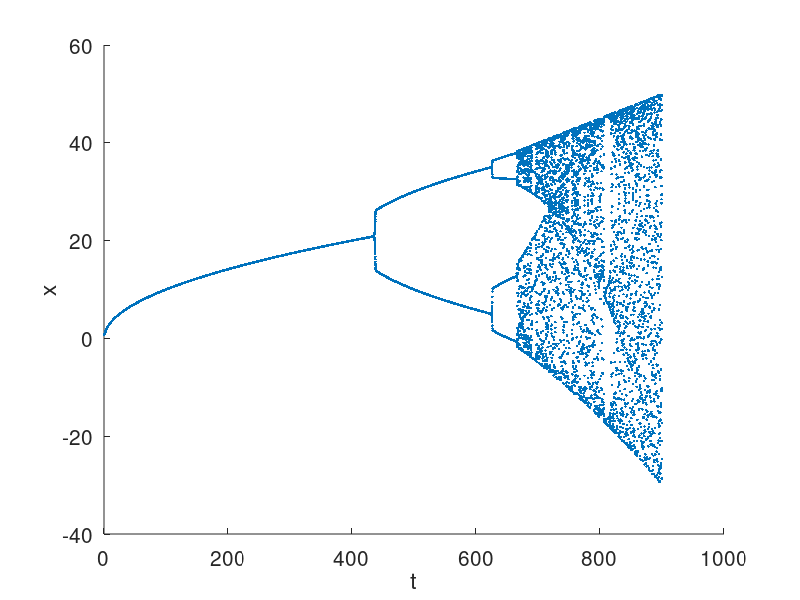

Write the MATLAB code that produced this figure.
%close all
clear all
hold on

%========================
% integration of ODEs
% using different methods
%========================

%---
% definitions
%---

x0=1.0;

tot = 900.0;  % time interval
Dt=0.05;

Np = floor(tot/Dt)

x(1) = x0-x0^2*Dt;
time(1) = Dt;

%-----
% euler
%-----

for k=1:Np
 x(k+1) = x(k) + Dt*(k*Dt-x(k)^2);
 time(k+1) = time(k)+Dt;
end

%-----
% plotting
%-----

%plot(x0(1),x0(2),'s')
%plot(x(1,:),x(2,:),'-o')
%xlabel('x_1','fontsize',15)
%ylabel('x_2','fontsize',15)
%plot([0 time(1)],[x0(1),x(1,1)],'-o');plot(time,x(1,:),'-o')
%plot([0 time(1)],[x0,x(1)],'-o');plot(time,x,'o')
plot(time,x,'.')

xlabel('t','fontsize',15)
ylabel('x','fontsize',15)
%axis([0 10 -2 2])
set(gca,'fontsize',15)
